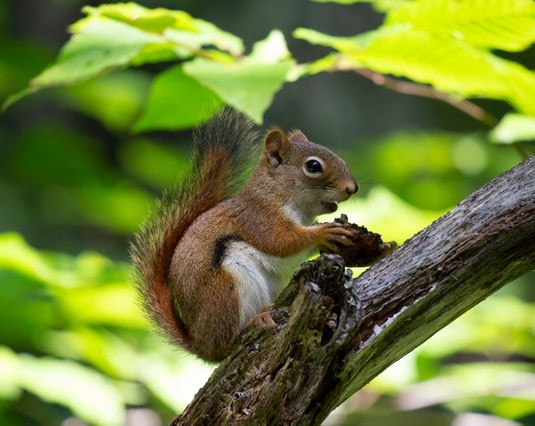
#> input picture CV/trial_data/squirrel_cls.jpg, 535 x 426 px
$ python FInd_threshhold.py
#> lines starting #> are read from the running program, lines starting #| are printed output that depends on the picture; after the words box and inside, x2 and y2 are one past the last pixel; in counts of white or black regions, pixels touching at a corner belong together
import cv2, numpy


def nothing(x):
    print(x)

img = cv2.imread('trial_data/squirrel_cls.jpg')
#> img is the input picture: shape (426, 535, 3); mean B, G, R 58.8, 127.8, 113.4
imgrey = cv2.cvtColor(img, cv2.COLOR_BGR2GRAY)
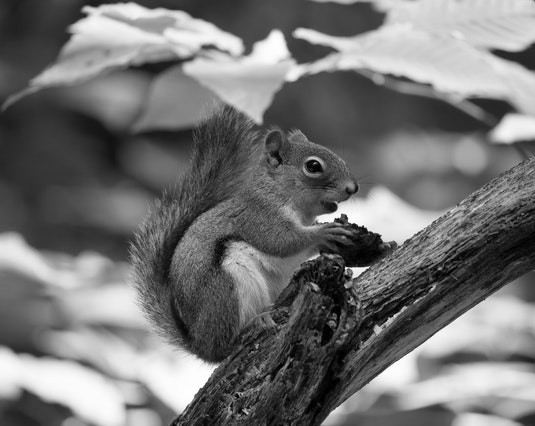
#> imgrey: shape (426, 535); min 0, max 255, mean 115.6
cv2.namedWindow('Image')

#

cv2.createTrackbar('th','Image', 0, 255, nothing)


while(1):

    th = cv2.getTrackbarPos('th', 'Image')

    _, thresh = cv2.threshold(imgrey, th, 255, cv2.THRESH_BINARY)
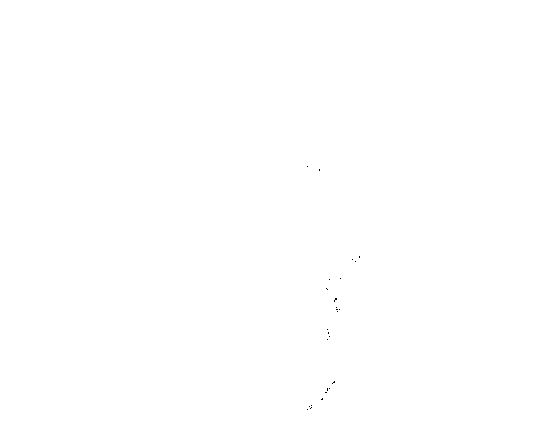
#> thresh: shape (426, 535); 100% white; black in thin lines or dots, all inside (x1, y1, x2, y2) = (307, 166, 360, 410)

    cv2.imshow('Image', thresh)

    k = cv2.waitKey(1) & 0xff
#> (key Esc is pressed here)
    if k == 27 :
        break


cv2.destroyWindow()

$ run again, with CV/trial_data/Car.jpg copied over CV/trial_data/squirrel_cls.jpg
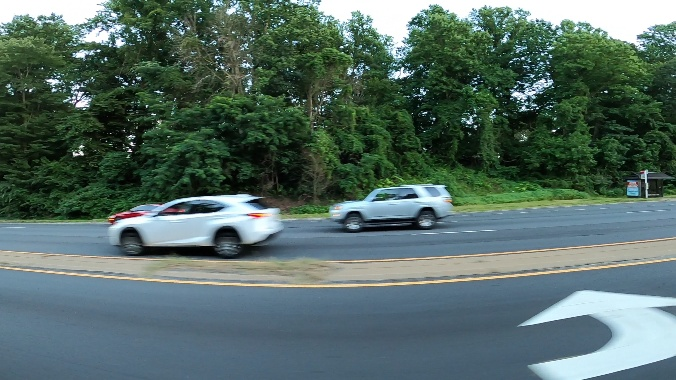
#> input picture CV/trial_data/Car.jpg, 676 x 380 px
#> img is the input picture: shape (380, 676, 3); mean B, G, R 101.1, 107.2, 85.1
#> `imgrey = cv2.cvtColor(img, cv2.COLOR_BGR2GRAY)`:
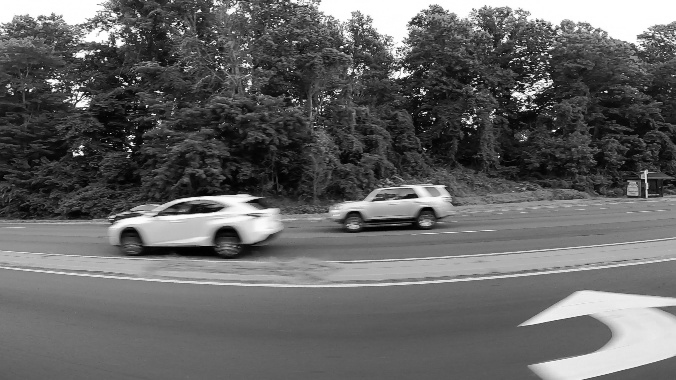
#> imgrey: shape (380, 676); min 0, max 255, mean 99.9
#> thresh: shape (380, 676); 100% white; black in thin lines or dots, all inside (x1, y1, x2, y2) = (105, 116, 398, 253)

$ run again, with CV/trial_data/M06_01.jpg copied over CV/trial_data/squirrel_cls.jpg
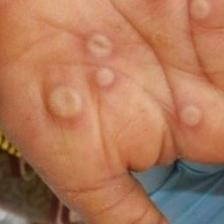
#> input picture CV/trial_data/M06_01.jpg, 224 x 224 px
#> img is the input picture: shape (224, 224, 3); mean B, G, R 89.6, 119.7, 174.5
#> `imgrey = cv2.cvtColor(img, cv2.COLOR_BGR2GRAY)`:
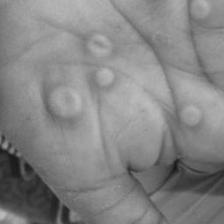
#> imgrey: shape (224, 224); min 19, max 190, mean 132.7
#> thresh: shape (224, 224); every value is 255
